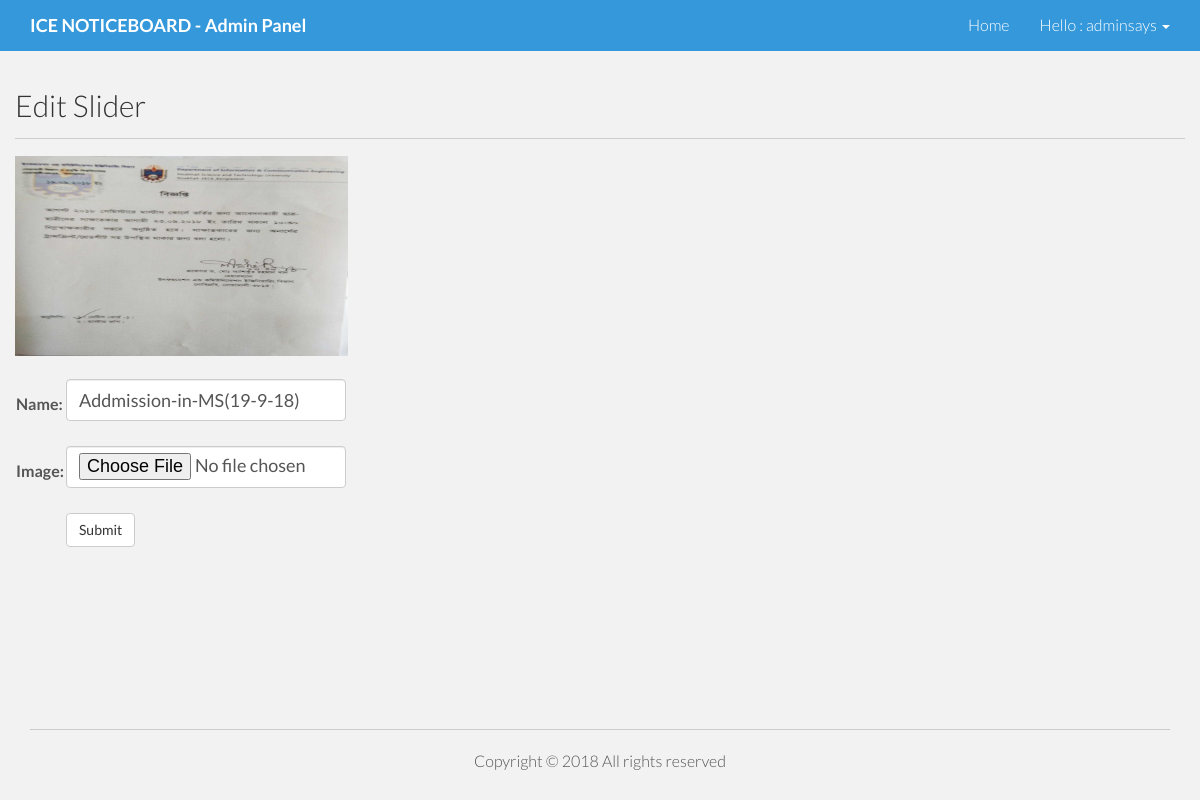
/admin/edit_slider.php?deptid=15 (signed in), run on the app's committed database.
### tables this page shows
CREATE TABLE IF NOT EXISTS `tbl_sliders` (
  `id` int(16) NOT NULL,
  `image` varchar(256) NOT NULL,
  `name` varchar(256) NOT NULL,
  `date` timestamp NOT NULL DEFAULT CURRENT_TIMESTAMP ON UPDATE CURRENT_TIMESTAMP
);

### lib/Database.php (called while the page is built, shortened)
<?php
Class Database{
	public $host   = DB_HOST;
	public $user   = DB_USER;
	public $pass   = DB_PASS;
	public $dbname = DB_NAME;
	public $link;
	private function connectDB(){
	$this->link = new mysqli($this->host, $this->user, $this->pass, $this->dbname);
 }
	public function select($query){
		$result = $this->link->query($query) or die($this->link->error.__LINE__);
		if($result->num_rows > 0){
			return $result;
		} else {
			return false;
		}
	}
}

### admin/edit_slider.php (the view, shortened to what this page needs)
<?php include 'inc/header.php'; ?>
    <div class="container">
      <div class="row">
        <h2>Edit Slider</h2><hr>
            <?php
                $deptid = $_GET['deptid'];
                $query = "SELECT * from tbl_sliders WHERE id=$deptid";
          $departments = $db->select($query);
          if($departments){
            while ($result = $departments->fetch_assoc()) {
                $image = $result['image'];
                $name = $result['name'];
            }
          }
             ?>
               <img src="../upload/<?php echo $image; ?>" width="333" height="200"/><br><br>
                <form action="" method="post" enctype="multipart/form-data">
                        <table class="form">
                        <tr>
                                <td>
                                    <label class="form-group">Name:</label>
                                </td>
                                <td>
                                    <input type="text" name="name" class="form-control" value="<?php echo $name; ?>" placeholder="Name" required/><br>
                                </td>
                            </tr>
                             <tr>
                                <td>
                                    <label class="form-group">Image:</label>
                                </td>
                                <td>
                                    <input type="file" name="image" class="form-control" required/><br>
                                </td>
                            </tr>
                             <tr>
                                <td>
                                </td>
                                <td>
                                    <input type="submit" class="btn btn-default" name="submit" Value="Submit" />
                                </td>
                            </tr>
                        </table>
                    </form>
      </div>
    </div>
<?php include 'inc/footer.php'; ?>

### assets/css/main.css (style rules this page uses)
body { background-color: #f2f2f2; font-family: 'Lato', sans-serif; font-weight: 300; font-size: 16px; color: #555; -webkit-font-smoothing: antialiased; -webkit-overflow-scrolling: touch; }
h1, h2, h3, h4, h5, h6 { font-family: 'Lato', sans-serif; font-weight: 300; color: #333; }
hr { display: block; height: 1px; border: 0; border-top: 1px solid #ccc; margin: 1em 0; padding: 0; }
.form-control { height: 42px; font-size: 18px; width: 280px; }
html, body { margin:0; padding:0; height:100%; }

### data on the page
tbl_sliders: image (picture), name "Addmission-in-MS(19-9-18)"

### other printed values
Session::get('username') "adminsays"
